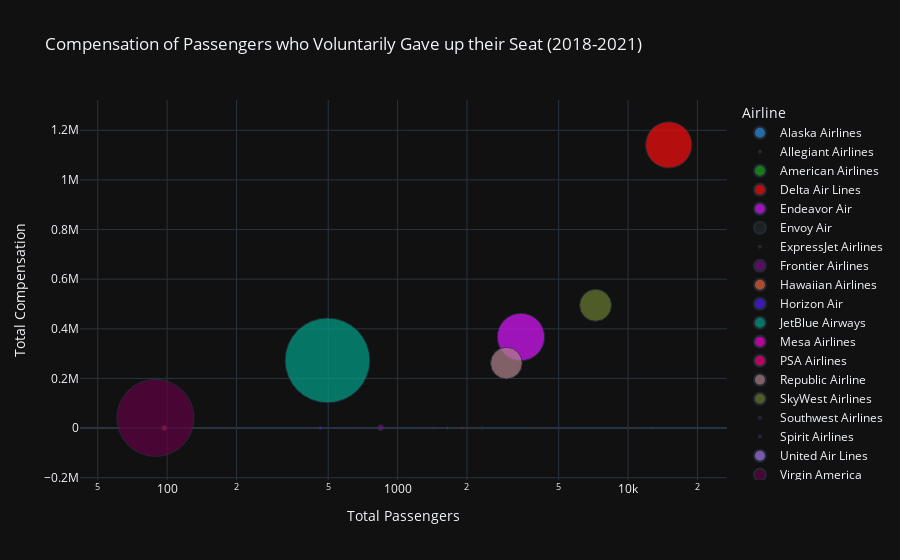

Notebook code cell kept with this figure:
### Code cell
fig = px.scatter(denied_boarding.groupby('CARRIER').mean(numeric_only=True).reset_index(), 
                 x=5, y=7,
	         size="cash_per_vol_denial", color="CARRIER",
                 hover_name="CARRIER", log_x=True, size_max=60, 
                 labels={
                     "5": "Total Passengers",
                     "7": "Total Compensation",
                     "CARRIER": "Airline",
                     "cash_per_vol_denial":"Avg. Compensation"
                 },
                title="Compensation of Passengers who Voluntarily Gave up their Seat (2018-2021)", 
                color_discrete_sequence=px.colors.qualitative.Dark24)
fig.show()

### Figure 1 — Plotly figure (JSON) as saved in the notebook; plotly's stock layout.template omitted (floating-point values rounded to 4 significant figures)
{"data": [{"hovertemplate": "<b>%{hovertext}</b><br><br>Airline=Alaska Airlines<br>Total Passengers=%{x}<br>Total Compensation=%{y}<br>Avg. Compensation=%{marker.size}<extra></extra>", "hovertext": ["Alaska Airlines"], "legendgroup": "Alaska Airlines", "marker": {"color": "#2E91E5", "size": [0.265], "sizemode": "area", "sizeref": 0.155, "symbol": "circle"}, "mode": "markers", "name": "Alaska Airlines", "orientation": "v", "showlegend": true, "type": "scatter", "x": [1645.0], "xaxis": "x", "y": [215.1], "yaxis": "y"}, {"hovertemplate": "<b>%{hovertext}</b><br><br>Airline=Allegiant Airlines<br>Total Passengers=%{x}<br>Total Compensation=%{y}<br>Avg. Compensation=%{marker.size}<extra></extra>", "hovertext": ["Allegiant Airlines"], "legendgroup": "Allegiant Airlines", "marker": {"color": "#E15F99", "size": [0], "sizemode": "area", "sizeref": 0.155, "symbol": "circle"}, "mode": "markers", "name": "Allegiant Airlines", "orientation": "v", "showlegend": true, "type": "scatter", "x": [150.2], "xaxis": "x", "y": [0], "yaxis": "y"}, {"hovertemplate": "<b>%{hovertext}</b><br><br>Airline=American Airlines<br>Total Passengers=%{x}<br>Total Compensation=%{y}<br>Avg. Compensation=%{marker.size}<extra></extra>", "hovertext": ["American Airlines"], "legendgroup": "American Airlines", "marker": {"color": "#1CA71C", "size": [0.2025], "sizemode": "area", "sizeref": 0.155, "symbol": "circle"}, "mode": "markers", "name": "American Airlines", "orientation": "v", "showlegend": true, "type": "scatter", "x": [12760.0], "xaxis": "x", "y": [1479.0], "yaxis": "y"}, {"hovertemplate": "<b>%{hovertext}</b><br><br>Airline=Delta Air Lines<br>Total Passengers=%{x}<br>Total Compensation=%{y}<br>Avg. Compensation=%{marker.size}<extra></extra>", "hovertext": ["Delta Air Lines"], "legendgroup": "Delta Air Lines", "marker": {"color": "#FB0D0D", "size": [166.2], "sizemode": "area", "sizeref": 0.155, "symbol": "circle"}, "mode": "markers", "name": "Delta Air Lines", "orientation": "v", "showlegend": true, "type": "scatter", "x": [15016], "xaxis": "x", "y": [1141000.0], "yaxis": "y"}, {"hovertemplate": "<b>%{hovertext}</b><br><br>Airline=Endeavor Air<br>Total Passengers=%{x}<br>Total Compensation=%{y}<br>Avg. Compensation=%{marker.size}<extra></extra>", "hovertext": ["Endeavor Air"], "legendgroup": "Endeavor Air", "marker": {"color": "#DA16FF", "size": [174.1], "sizemode": "area", "sizeref": 0.155, "symbol": "circle"}, "mode": "markers", "name": "Endeavor Air", "orientation": "v", "showlegend": true, "type": "scatter", "x": [3429.0], "xaxis": "x", "y": [367048], "yaxis": "y"}, {"hovertemplate": "<b>%{hovertext}</b><br><br>Airline=Envoy Air<br>Total Passengers=%{x}<br>Total Compensation=%{y}<br>Avg. Compensation=%{marker.size}<extra></extra>", "hovertext": ["Envoy Air"], "legendgroup": "Envoy Air", "marker": {"color": "#222A2A", "size": [0.5175], "sizemode": "area", "sizeref": 0.155, "symbol": "circle"}, "mode": "markers", "name": "Envoy Air", "orientation": "v", "showlegend": true, "type": "scatter", "x": [2327.0], "xaxis": "x", "y": [661.9], "yaxis": "y"}, {"hovertemplate": "<b>%{hovertext}</b><br><br>Airline=ExpressJet Airlines<br>Total Passengers=%{x}<br>Total Compensation=%{y}<br>Avg. Compensation=%{marker.size}<extra></extra>", "hovertext": ["ExpressJet Airlines"], "legendgroup": "ExpressJet Airlines", "marker": {"color": "#B68100", "size": [0], "sizemode": "area", "sizeref": 0.155, "symbol": "circle"}, "mode": "markers", "name": "ExpressJet Airlines", "orientation": "v", "showlegend": true, "type": "scatter", "x": [1273.0], "xaxis": "x", "y": [0], "yaxis": "y"}, {"hovertemplate": "<b>%{hovertext}</b><br><br>Airline=Frontier Airlines<br>Total Passengers=%{x}<br>Total Compensation=%{y}<br>Avg. Compensation=%{marker.size}<extra></extra>", "hovertext": ["Frontier Airlines"], "legendgroup": "Frontier Airlines", "marker": {"color": "#750D86", "size": [2.462], "sizemode": "area", "sizeref": 0.155, "symbol": "circle"}, "mode": "markers", "name": "Frontier Airlines", "orientation": "v", "showlegend": true, "type": "scatter", "x": [845.2], "xaxis": "x", "y": [1923.0], "yaxis": "y"}, {"hovertemplate": "<b>%{hovertext}</b><br><br>Airline=Hawaiian Airlines<br>Total Passengers=%{x}<br>Total Compensation=%{y}<br>Avg. Compensation=%{marker.size}<extra></extra>", "hovertext": ["Hawaiian Airlines"], "legendgroup": "Hawaiian Airlines", "marker": {"color": "#EB663B", "size": [2.591], "sizemode": "area", "sizeref": 0.155, "symbol": "circle"}, "mode": "markers", "name": "Hawaiian Airlines", "orientation": "v", "showlegend": true, "type": "scatter", "x": [97.44], "xaxis": "x", "y": [312.5], "yaxis": "y"}, {"hovertemplate": "<b>%{hovertext}</b><br><br>Airline=Horizon Air<br>Total Passengers=%{x}<br>Total Compensation=%{y}<br>Avg. Compensation=%{marker.size}<extra></extra>", "hovertext": ["Horizon Air"], "legendgroup": "Horizon Air", "marker": {"color": "#511CFB", "size": [0.6525], "sizemode": "area", "sizeref": 0.155, "symbol": "circle"}, "mode": "markers", "name": "Horizon Air", "orientation": "v", "showlegend": true, "type": "scatter", "x": [462.2], "xaxis": "x", "y": [299], "yaxis": "y"}, {"hovertemplate": "<b>%{hovertext}</b><br><br>Airline=JetBlue Airways<br>Total Passengers=%{x}<br>Total Compensation=%{y}<br>Avg. Compensation=%{marker.size}<extra></extra>", "hovertext": ["JetBlue Airways"], "legendgroup": "JetBlue Airways", "marker": {"color": "#00A08B", "size": [558.1], "sizemode": "area", "sizeref": 0.155, "symbol": "circle"}, "mode": "markers", "name": "JetBlue Airways", "orientation": "v", "showlegend": true, "type": "scatter", "x": [496.4], "xaxis": "x", "y": [272800.0], "yaxis": "y"}, {"hovertemplate": "<b>%{hovertext}</b><br><br>Airline=Mesa Airlines<br>Total Passengers=%{x}<br>Total Compensation=%{y}<br>Avg. Compensation=%{marker.size}<extra></extra>", "hovertext": ["Mesa Airlines"], "legendgroup": "Mesa Airlines", "marker": {"color": "#FB00D1", "size": [0.2213], "sizemode": "area", "sizeref": 0.155, "symbol": "circle"}, "mode": "markers", "name": "Mesa Airlines", "orientation": "v", "showlegend": true, "type": "scatter", "x": [1436.0], "xaxis": "x", "y": [180.9], "yaxis": "y"}, {"hovertemplate": "<b>%{hovertext}</b><br><br>Airline=PSA Airlines<br>Total Passengers=%{x}<br>Total Compensation=%{y}<br>Avg. Compensation=%{marker.size}<extra></extra>", "hovertext": ["PSA Airlines"], "legendgroup": "PSA Airlines", "marker": {"color": "#FC0080", "size": [0.2656], "sizemode": "area", "sizeref": 0.155, "symbol": "circle"}, "mode": "markers", "name": "PSA Airlines", "orientation": "v", "showlegend": true, "type": "scatter", "x": [1898.0], "xaxis": "x", "y": [444.8], "yaxis": "y"}, {"hovertemplate": "<b>%{hovertext}</b><br><br>Airline=Republic Airline<br>Total Passengers=%{x}<br>Total Compensation=%{y}<br>Avg. Compensation=%{marker.size}<extra></extra>", "hovertext": ["Republic Airline"], "legendgroup": "Republic Airline", "marker": {"color": "#B2828D", "size": [77.84], "sizemode": "area", "sizeref": 0.155, "symbol": "circle"}, "mode": "markers", "name": "Republic Airline", "orientation": "v", "showlegend": true, "type": "scatter", "x": [2966.0], "xaxis": "x", "y": [261681], "yaxis": "y"}, {"hovertemplate": "<b>%{hovertext}</b><br><br>Airline=SkyWest Airlines<br>Total Passengers=%{x}<br>Total Compensation=%{y}<br>Avg. Compensation=%{marker.size}<extra></extra>", "hovertext": ["SkyWest Airlines"], "legendgroup": "SkyWest Airlines", "marker": {"color": "#6C7C32", "size": [78.92], "sizemode": "area", "sizeref": 0.155, "symbol": "circle"}, "mode": "markers", "name": "SkyWest Airlines", "orientation": "v", "showlegend": true, "type": "scatter", "x": [7228], "xaxis": "x", "y": [495000.0], "yaxis": "y"}, {"hovertemplate": "<b>%{hovertext}</b><br><br>Airline=Southwest Airlines<br>Total Passengers=%{x}<br>Total Compensation=%{y}<br>Avg. Compensation=%{marker.size}<extra></extra>", "hovertext": ["Southwest Airlines"], "legendgroup": "Southwest Airlines", "marker": {"color": "#778AAE", "size": [0], "sizemode": "area", "sizeref": 0.155, "symbol": "circle"}, "mode": "markers", "name": "Southwest Airlines", "orientation": "v", "showlegend": true, "type": "scatter", "x": [5522.0], "xaxis": "x", "y": [0], "yaxis": "y"}, {"hovertemplate": "<b>%{hovertext}</b><br><br>Airline=Spirit Airlines<br>Total Passengers=%{x}<br>Total Compensation=%{y}<br>Avg. Compensation=%{marker.size}<extra></extra>", "hovertext": ["Spirit Airlines"], "legendgroup": "Spirit Airlines", "marker": {"color": "#862A16", "size": [0], "sizemode": "area", "sizeref": 0.155, "symbol": "circle"}, "mode": "markers", "name": "Spirit Airlines", "orientation": "v", "showlegend": true, "type": "scatter", "x": [3570.0], "xaxis": "x", "y": [0], "yaxis": "y"}, {"hovertemplate": "<b>%{hovertext}</b><br><br>Airline=United Air Lines<br>Total Passengers=%{x}<br>Total Compensation=%{y}<br>Avg. Compensation=%{marker.size}<extra></extra>", "hovertext": ["United Air Lines"], "legendgroup": "United Air Lines", "marker": {"color": "#A777F1", "size": [0.00875], "sizemode": "area", "sizeref": 0.155, "symbol": "circle"}, "mode": "markers", "name": "United Air Lines", "orientation": "v", "showlegend": true, "type": "scatter", "x": [5086.0], "xaxis": "x", "y": [69.44], "yaxis": "y"}, {"hovertemplate": "<b>%{hovertext}</b><br><br>Airline=Virgin America <br>Total Passengers=%{x}<br>Total Compensation=%{y}<br>Avg. Compensation=%{marker.size}<extra></extra>", "hovertext": ["Virgin America "], "legendgroup": "Virgin America ", "marker": {"color": "#620042", "size": [460.7], "sizemode": "area", "sizeref": 0.155, "symbol": "circle"}, "mode": "markers", "name": "Virgin America ", "orientation": "v", "showlegend": true, "type": "scatter", "x": [89], "xaxis": "x", "y": [41000], "yaxis": "y"}], "layout": {"legend": {"itemsizing": "constant", "title": {"text": "Airline"}, "tracegroupgap": 0}, "title": {"text": "Compensation of Passengers who Voluntarily Gave up their Seat (2018-2021)"}, "xaxis": {"anchor": "y", "domain": [0, 1], "title": {"text": "Total Passengers"}, "type": "log"}, "yaxis": {"anchor": "x", "domain": [0, 1], "title": {"text": "Total Compensation"}}}}
